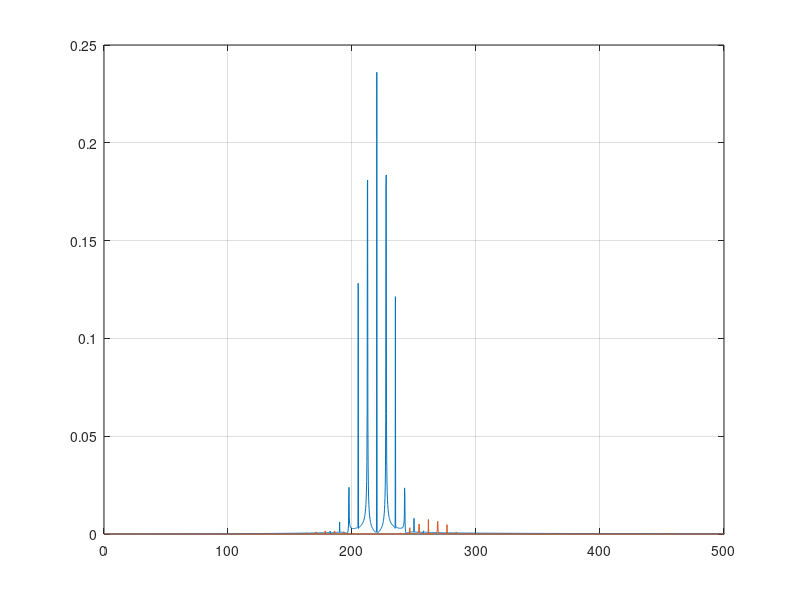

This figure's MATLAB source:
Fs = 4.41E4;                                % Sampling Frequency (Hz)
tmax = 5;                                   % Time Duration Of Signal (sec)
t = linspace(0, tmax, tmax*Fs);             % Time Vector
f = 220;                                    % Original Frequency
s = sin(2*pi*f*t + cos(15*pi*t)*pi/2);      % Original Signal
sound(s, Fs)                                % Listen To Original Signal
pause(tmax*2)                               % Wait For It To Finish
Fc = 261.6;                                 % Desired Output Frequency   
carrier = sin(2*pi*(Fc-f)*t);               % Generate Carrier 
sm = s .* carrier;                          % Modulate (Produces Upper & Lower Sidebands
Fn = Fs/2;                                  % Design High-Pass Filter To Eliminate Lower Sideband
Wp = Fc/Fn;
Ws = Wp*0.8;
[n,Wn] = buttord(Wp, Ws, 1, 10);
[b,a] = butter(n,Wn,'high');
[sos,g] = tf2sos(b,a);
smf = 2*filtfilt(sos,g,sm);                 % Output Is Suppressed-Carrier Upper Sideband Signal
sound(smf, Fs)                              % Listen To New Signal
Fn1 = Fs/2;                                 % Compute & Plot Fourier Series Of Both
Ft1 = fft(s)/length(s);
Fv1 = linspace(0, 1, fix(length(Ft1)/2)+1)*Fn1;
Ix1 = 1:length(Fv1);
Fn2 = Fs/2;
Ft2 = fft(smf)/length(smf);
Fv2 = linspace(0, 1, fix(length(Ft2)/2)+1)*Fn2;
Ix2 = 1:length(Fv2);
figure(1)
plot(Fv1, abs(Ft1(Ix1)))
grid
hold on
plot(Fv2, abs(Ft2(Ix2)))
hold off
axis([0  500   ylim])